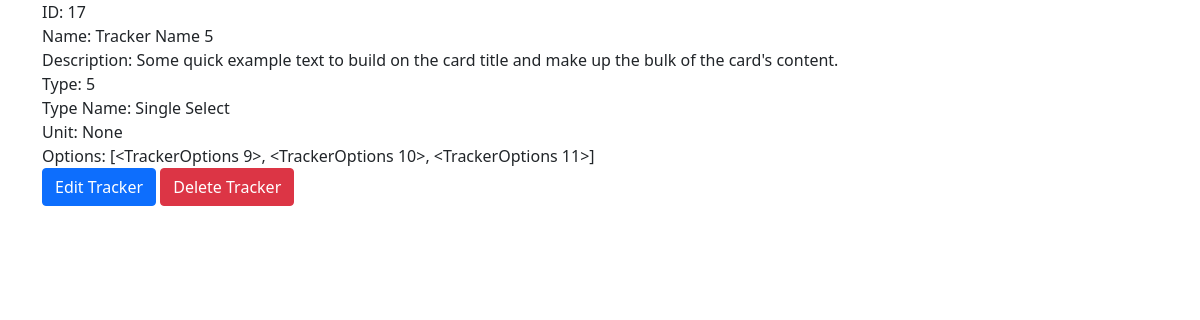
Screenshot of /trackers/view?id=17 (signed in) with the database file from the repository.
### models/models.py (models this page shows)
class TrackerModel(db.Model):
    __tablename__ = "trackers"
    t_id = db.Column(db.Integer(), primary_key=True)
    t_name = db.Column(db.String(64), nullable=False)
    t_desc = db.Column(db.String(256))
    t_type = db.Column(db.Integer(), db.ForeignKey("tracker_types.tt_id", ondelete="CASCADE"), nullable=False)
    t_user = db.Column(db.Integer(), db.ForeignKey("users.id", ondelete="CASCADE"), nullable=False)
    t_type_name = db.relationship("TrackerTypes", uselist=False)
    t_unit = db.relationship("TrackerUnit", cascade="all, delete", uselist=False)
    t_options = db.relationship("TrackerOptions", cascade="all, delete")

class TrackerTypes(db.Model):
    __tablename__ = "tracker_types"
    tt_id = db.Column(db.Integer(), primary_key=True, autoincrement=True)
    tt_name = db.Column(db.String(64), unique=True, nullable=False)

### views/views.py (the view, shortened to what this page needs)
@app.route("/trackers/view", methods=["GET", "POST"])
@login_required
def trackers_view():
    t_id = request.args.get("id", "")
    if not (t_id.isdigit()):
        flash("Invalid Tracker", "danger")
        return redirect("/trackers")
    t_id = int(t_id)
    tracker = TrackerModel.query.filter(TrackerModel.t_id == t_id, TrackerModel.t_user == current_user.id).first()
    if not tracker:
        flash("Invalid Tracker", "danger")
        return redirect("/trackers")
    return render_template("trackers/view.html", user=current_user, tracker=tracker)

### auth/auth.py (called while the page is built)
@login.user_loader
def load_user(id):
    return UserModel.query.get(int(id))

### templates/trackers/view.html (shortened to what this page needs)
<!DOCTYPE html>
<html lang="en">
    <head>
        <link rel="stylesheet" href="{{ url_for('static', filename='css/bootstrap.min.css')}}">
        <link rel="stylesheet" href="{{ url_for('static', filename='css/fontawesome.all.min.css')}}">
        <link rel="stylesheet" href="{{ url_for('static', filename='css/card.css')}}">
    </head>
    <body>
        <div class="container">
            <div>ID: {{ tracker.t_id }}</div>
            <div>Name: {{ tracker.t_name }}</div>
            <div>Description: {{ tracker.t_desc }}</div>
            <div>Type: {{ tracker.t_type }}</div>
            <div>Type Name: {{ tracker.t_type_name.tt_name }}</div>
            <div>Unit: {{ tracker.t_unit }}</div>
            <div>Options: {{ tracker.t_options }}</div>
        </div>
        <div class="container">
            <a href="/trackers/edit?id={{ tracker.t_id }}" class="btn btn-primary">Edit Tracker</a>
            <form action="" method="POST" style="display: inline;">
                <button type="submit" class="btn btn-danger">Delete Tracker</button>
            </form>
        </div>
    </body>
</html>

### rows the page displays
TrackerModel: t_id "17", t_name "Tracker Name 5", t_desc "Some quick example text to build on the card title and make up the bulk of the card's content.", t_type "5"
TrackerTypes: t_type_name.tt_name "Single Select"

### other values shown
{{ tracker.t_unit }} "None"
{{ tracker.t_options }} "[<TrackerOptions 9>, <TrackerOptions 10>, <TrackerOptions 11>]"
